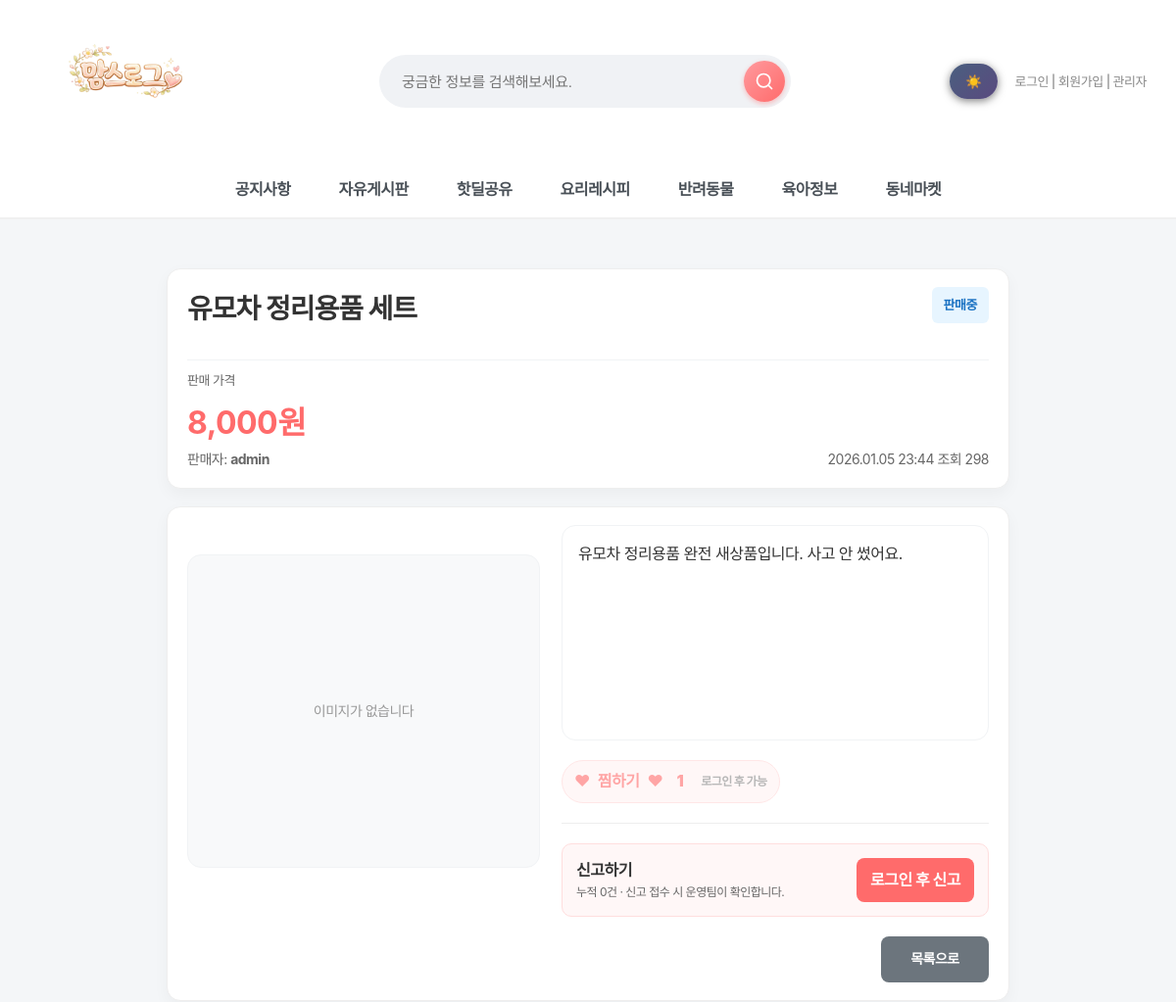
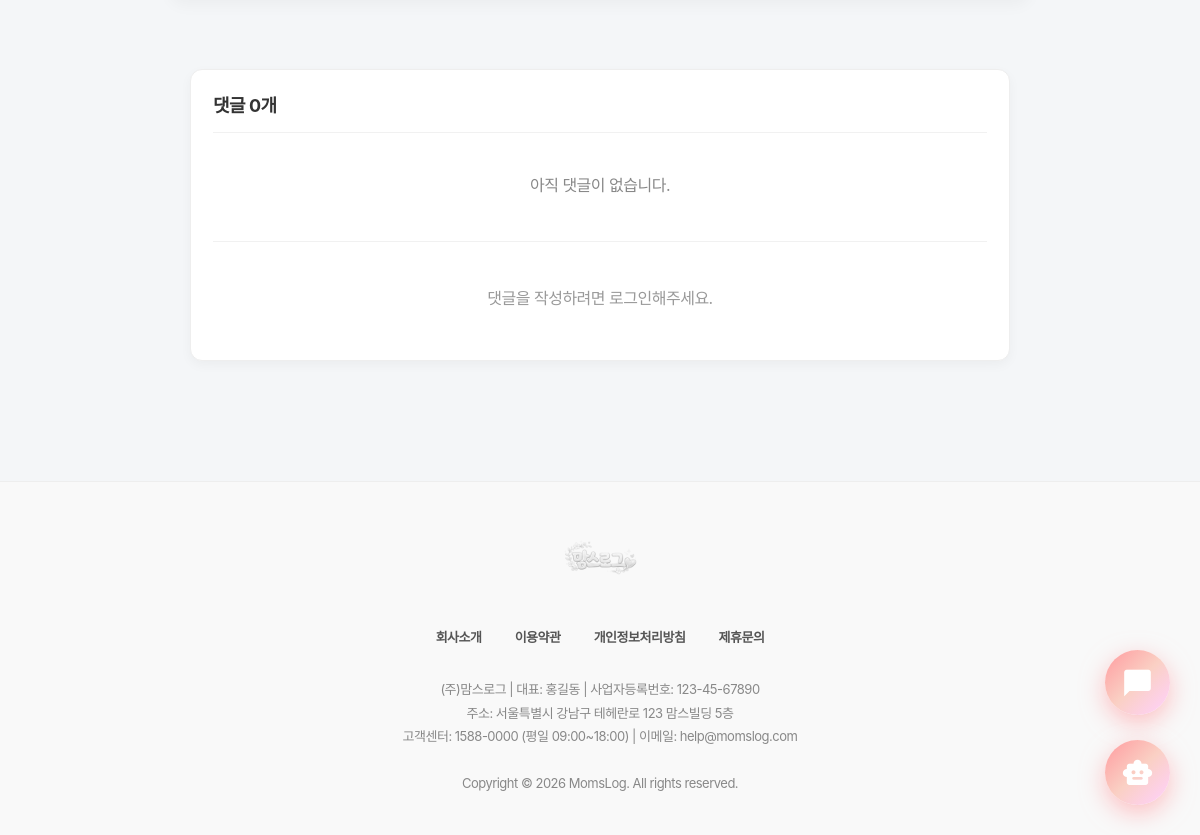
Screenshot of /board/flea/6/ with the database file from the repository (2 pictures, top to bottom).
### board/models.py (models this page shows, shortened)
class FleaItem(models.Model):
    STATUS_CHOICES = [
        ('selling', '판매중'),
        ('reserved', '예약중'),
        ('sold', '판매완료'),
        ('share', '나눔'),
    ]
    title = models.CharField(max_length=200, verbose_name="제목")
    description = models.TextField(verbose_name="내용")
    price = models.IntegerField(verbose_name="가격(원)")
    location_address = models.CharField(max_length=255, null=True, blank=True, verbose_name="거래 희망 위치(주소)")
    latitude = models.DecimalField(max_digits=9, decimal_places=6, null=True, blank=True, verbose_name="위도")
    longitude = models.DecimalField(max_digits=9, decimal_places=6, null=True, blank=True, verbose_name="경도")
    image = models.ImageField(upload_to='flea/', null=True, blank=True, verbose_name="이미지")
    author = models.ForeignKey(settings.AUTH_USER_MODEL, on_delete=models.CASCADE, verbose_name="작성자")
    liked_by = models.ManyToManyField(settings.AUTH_USER_MODEL, related_name='liked_flea_items', blank=True, verbose_name="찜한 사용자")
    status = models.CharField(max_length=20, choices=STATUS_CHOICES, default='selling', verbose_name="거래 상태")
    views = models.IntegerField(default=0, verbose_name="조회수")  # 26-01-02 슬기 추가: 조회수 필드
    created_at = models.DateTimeField(auto_now_add=True, verbose_name="작성일")
    updated_at = models.DateTimeField(auto_now=True, verbose_name="수정일")
    class Meta:
        verbose_name = '벼룩시장'
        verbose_name_plural = '벼룩시장'
        ordering = ['-created_at']

### accounts/models.py (models this page shows, shortened)
class User(AbstractUser):
    real_name = models.CharField("이름", max_length=30)
    nickname = models.CharField("닉네임", max_length=30, unique=True)
    jumin = models.CharField("주민번호", max_length=20)  # 000000-0000000
    phone = models.CharField("휴대폰 번호", max_length=20)
    email = models.EmailField("이메일", max_length=254)
    address = models.CharField("주소", max_length=200, blank=True, null=True)
    address_detail = models.CharField("상세주소", max_length=200, blank=True, null=True)
    point = models.PositiveIntegerField("포인트", default=0)
    grade = models.CharField("회원 등급", max_length=10, choices=GRADE_CHOICES, default="start")
    GENDER_CHOICES = [
        ('M', '남자'),
        ('F', '여자'),
    ]
    gender = models.CharField("성별", max_length=1, choices=GENDER_CHOICES, default='F')
    has_children = models.BooleanField("자녀 유무", default=False)
    CHILD_STAGE_CHOICES = [
        ("kindergarten", "유치원"),
        ("elementary", "초등학생"),
        ("middle", "중학생"),
        ("high", "고등학생"),
        ("adult", "성인"),
        ("other", "기타"),
    ]
    children_stages = models.JSONField("자녀 학령(복수)", default=list, blank=True)
    terms_agreed = models.BooleanField("약관 동의", default=False)

### board/views.py (the view)
# urls.py: path('flea/<int:pk>/', views.flea_detail, name='flea_detail'),
def flea_detail(request, pk):
    item = get_object_or_404(FleaItem.objects.select_related('author'), pk=pk)
    comments = item.comments.select_related('author')
    form = FleaCommentForm()
    report_form = FleaReportForm()
    return render(request, 'board/flea_detail.html', {
        'item': item,
        'comments': comments,
        'comment_form': form,
        'report_form': report_form,
        'report_count': item.reports.count(),
    })

### board/forms.py (shortened to what this page needs)
class FleaCommentForm(forms.ModelForm):
    class Meta:
        model = FleaComment
        fields = ['content', 'is_secret', 'password']
        labels = {
            'title': '제목',
            'content': '내용',
            'is_secret': '비밀글로 작성',
            'password': '비밀글 비밀번호',
        }
        widgets = {
            'title': forms.TextInput(attrs={'placeholder': '댓글 제목을 입력하세요'}),
            'content': forms.Textarea(attrs={'placeholder': '댓글 내용을 입력하세요', 'rows': 4, 'style': 'resize:vertical;'}),
            'password': forms.PasswordInput(attrs={'placeholder': '비밀글 비밀번호를 입력하세요'}),
        }

class FleaReportForm(forms.ModelForm):
    class Meta:
        model = FleaReport
        fields = ['reason', 'details']
        labels = {
            'reason': '신고 사유',
            'details': '추가 설명',
        }
        widgets = {
            'reason': forms.Select(attrs={'style': 'width:100%; padding:10px; border:1px solid #ddd; border-radius:5px;'}),
            'details': forms.Textarea(attrs={'placeholder': '필요 시 상세 내용을 입력하세요', 'rows': 4, 'style': 'resize:vertical;'}),
        }

### quests/context_processors.py (called while the page is built, shortened)
def today_quest(request):
    if not request.user.is_authenticated:
        return {
            "today_quest": None,
            "grade_progress": None,
        }

### board/templates/board/flea_detail.html (shortened to what this page needs)
{% extends 'base.html' %}
{% load static %}
{% load humanize %}
{% block content %}
<link rel="stylesheet" href="{% static 'css/flea_detail.css' %}">
<div class="flea-detail-container">
    <div class="flea-header-card">
        <div class="flea-header-top">
            <h1 class="flea-title">{{ item.title }}</h1>
            <div class="status-wrap">
                {% if user == item.author %}
                    <button type="button"
                            class="status-badge status-{{ item.status }} status-toggle"
                            id="statusBadge"
                            onclick="toggleStatusMenu(event)">
                        {% if item.status == 'selling' %}판매중
                        {% elif item.status == 'reserved' %}예약중
                        {% elif item.status == 'share' %}나눔
                        {% else %}판매완료{% endif %} <span class="status-caret">▼</span>
                    </button>
                    <div id="statusMenu" class="status-menu">
                        <div class="status-option" onclick="changeStatus('selling', event)">판매중</div>
                        <div class="status-option" onclick="changeStatus('reserved', event)">예약중</div>
                        <div class="status-option" onclick="changeStatus('sold', event)">판매완료</div>
                        <div class="status-option" onclick="changeStatus('share', event)">나눔</div>
                    </div>
                {% else %}
                    <span class="status-badge status-{{ item.status }}" id="statusBadge">
                        {% if item.status == 'selling' %}판매중
                        {% elif item.status == 'reserved' %}예약중
                        {% elif item.status == 'share' %}나눔
                        {% else %}판매완료{% endif %}
                    </span>
                {% endif %}
            </div>
        </div>
        <div class="flea-header-price">
            <div class="price-label">판매 가격</div>
            <div class="price-value">{{ item.price|intcomma }}원</div>
        </div>
        <div class="flea-meta">
            <div>
                <span>판매자: <strong>{{ item.author.nickname|default:item.author.username }}</strong></span>
            </div>
            <div>
                <span>{{ item.created_at|date:"Y.m.d H:i" }}</span>
                <span>조회 {{ item.views }}</span>
            </div>
        </div>
    </div>
    <div class="flea-body-card">
        <div class="flea-body-grid">
            <div class="flea-gallery">
                {% if item_images %}
                    <div class="flea-image">
                        <img id="itemImage" class="flea-main-img" src="{{ item_images.0.image.url }}" alt="{{ item.title }}">
                        {% if item.status == 'sold' %}
                        <div class="sold-overlay">SOLD OUT</div>
                        {% endif %}
                    </div>
                    <div class="flea-thumbs" aria-label="상품 이미지 목록">
                        {% for im in item_images %}
                        <button type="button" class="thumb-btn {% if forloop.first %}is-active{% endif %}"
                                data-src="{{ im.image.url }}" onclick="setMainImage(this)">
                            <img src="{{ im.image.url }}" alt="{{ item.title }} {{ forloop.counter }}">
                            <span class="thumb-num">{{ forloop.counter }}</span>
                        </button>
                        {% endfor %}
                    </div>
                {% else %}
                    <div class="flea-image is-empty">
                        <div class="no-image">이미지가 없습니다</div>
                    </div>
                {% endif %}
            </div>
            <div class="flea-body-content">
                <div class="flea-description">
                    {{ item.description|linebreaksbr }}
                </div>
                <div class="like-section">
                    {% if user.is_authenticated %}
                        <a href="{% url 'board:flea_like_toggle' item.pk %}"
                           class="wish-toggle {% if user in item.liked_by.all %}is-liked{% endif %}">
                            <span class="wish-heart">♥</span>
                            <span class="wish-text">{% if user in item.liked_by.all %}찜완료{% else %}찜하기{% endif %}</span>
                            <span class="wish-heart">♥</span>
                            <span class="wish-count">{{ item.liked_by.count|intcomma }}</span>
                        </a>
                    {% else %}
                        <span class="wish-toggle is-disabled">
                            <span class="wish-heart">♥</span>
                            <span class="wish-text">찜하기</span>
                            <span class="wish-heart">♥</span>
                            <span class="wish-count">{{ item.liked_by.count|intcomma }}</span>
                            <span class="wish-login">로그인 후 가능</span>
                        </span>
                    {% endif %}
                </div>
                <div class="report-box">
                    <div class="report-top">
                        <div>
                            <div style="font-weight: 700;">신고하기</div>
                            <div style="font-size: 12px; color: #666;">누적 0건 · 신고 접수 시 운영팀이 확인합니다.</div>
                        </div>
                        <div>
                            {% if user.is_authenticated %}
                            <button type="button" class="report-toggle" onclick="toggleReportForm()">신고하기</button>
                            {% else %}
                            <a href="{% url 'accounts:login' %}" class="report-toggle" style="text-decoration:none; display:inline-block; text-align:center;">로그인 후 신고</a>
                            {% endif %}
                        </div>
                    </div>
                </div>
                <div class="flea-actions">
                    <a href="{% url 'board:flea_list' %}" class="btn btn-secondary">목록으로</a>
                </div>
            </div>
        </div>
    </div>
<div class="flea-detail-container">
    <div class="comments-section">
        <div class="comments-box">
            <div class="comments-header">댓글 {{ comments|length }}개</div>
            <div class="comments-list">
                {% for comment in comments %}
                <div class="comment-item">
                    <div class="comment-top">
                        <div class="comment-author">
                            작성자 : <span class="comment-author-name">{{ comment.nickname }}</span>
                            {% if comment.is_secret %}<span class="secret-badge">🔒 비밀글</span>{% endif %}
                            {% if user == comment.author %}
                            <span class="comment-actions-inline">
                                <a href="{% url 'board:flea_comment_edit' item.pk comment.id %}" class="comment-btn comment-btn-danger">수정</a>
                                <a href="{% url 'board:flea_comment_delete' item.pk comment.id %}"
                                class="comment-btn comment-btn-danger"
                                onclick="return confirm('정말 삭제하시겠습니까?');">삭제</a>
                            </span>
                            {% endif %}
                        </div>
                    </div>
                    <div class="comment-meta">{{ comment.created_at|date:"Y.m.d H:i" }}</div>
                    {% if comment.is_secret and user != comment.author %}
                        <div style="color:#999; font-size:13px;">비밀글입니다.</div>
                    {% else %}
                        <div class="comment-content">{{ comment.content|linebreaks }}</div>
                    {% endif %}
                </div>
                {% empty %}
                <p style="color: #888; text-align: center; padding: 20px;">아직 댓글이 없습니다.</p>
                {% endfor %}
            </div>
            <div class="comment-form-wrap">
                {% if user.is_authenticated %}
                <div class="comment-form">
                    <form method="post" action="{% url 'board:flea_comment_create' item.pk %}">
                        {% csrf_token %}
                        <div class="form-group">
                            <label for="id_content">댓글</label>
                            {{ comment_form.content }}
                        </div>
                        <div style="display: flex; align-items: center; gap: 8px; margin-bottom: 15px;">
                            {{ comment_form.is_secret }}
                            <label style="margin: 0; font-size: 13px; color: #666;">비밀글로 작성</label>
                        </div>
                        <div class="form-group">
                            <label for="id_password">비밀글 비밀번호</label>
                            {{ comment_form.password }}
                        </div>
                        <button type="submit" class="btn btn-primary" style="width: 120px;">댓글 등록</button>
                    </form>
                </div>
                {% else %}
                <p style="color: #999; text-align: center; padding: 10px 0;">
                    댓글을 작성하려면 <a href="{% url 'accounts:login' %}">로그인</a>해주세요.
                </p>
                {% endif %}
            </div>
        </div>
    </div>
</div>
{% endblock %}

### static/css/style.css (style rules this page uses)
body { font-family: "Pretendard Variable", "Pretendard", -apple-system, BlinkMacSystemFont, system-ui, Roboto, "Helvetica Neue", "Segoe UI", "Apple SD Gothic Neo", "Noto Sans KR", "Malgun Gothic", "Apple Color Emoji", "Segoe UI Emoji", "Segoe UI Symbol", sans-serif; margin: 0; padding: 0; background-color: #f4f6f8; color: #333; line-height: 1.6; letter-spacing: -0.5px; -webkit-font-smoothing: antialiased; -moz-osx-font-smoothing: grayscale; }
h1, h2, h3, h4, h5, h6 { font-weight: 700; letter-spacing: -1px; margin-top: 0; }
a { text-decoration: none; color: inherit; transition: all 0.3s ease; }
.flea-meta { color: #868e96; font-size: 13px; margin: 0; }
.flea-actions { margin-top: 20px; text-align: right; }

### static/css/mobile.css (style rules this page uses)
* { box-sizing: border-box; }

### static/css/darkmode.css (style rules this page uses)
body, header, .main-nav, .card, input, textarea, select, button, table { transition: background-color 0.3s ease, color 0.3s ease, border-color 0.3s ease; }

### static/css/chatbot.css (style rules this page uses)
:root { --primary-gradient: linear-gradient(135deg, #FF9A9E 0%, #FAD0C4 50%, #FFD1FF 100%); --glass-bg: rgba(255, 255, 255, 0.85); --glass-border: 1px solid rgba(255, 255, 255, 0.5); --shadow-xl: 0 20px 40px rgba(0, 0, 0, 0.1), 0 10px 20px rgba(0, 0, 0, 0.05); --text-dark: #2d3436; }
body { font-family: 'Pretendard', sans-serif; }

### main/templates/base.html (style rules this page uses)
* { font-family: "Pretendard", -apple-system, BlinkMacSystemFont, system-ui, Roboto, "Helvetica Neue", "Segoe UI", "Apple SD Gothic Neo", "Noto Sans KR", "Malgun Gothic", "Apple Color Emoji", "Segoe UI Emoji", "Segoe UI Symbol", sans-serif; }

### rows the page displays
FleaItem: title "유모차 정리용품 세트", price "8,000", author.nickname "admin", created_at "2026.01.05 23:44", views "298", description "유모차 정리용품 완전 새상품입니다. 사고 안 썼어요.", liked_by.count "1"

### other values shown
{{ comments|length }} "0"
